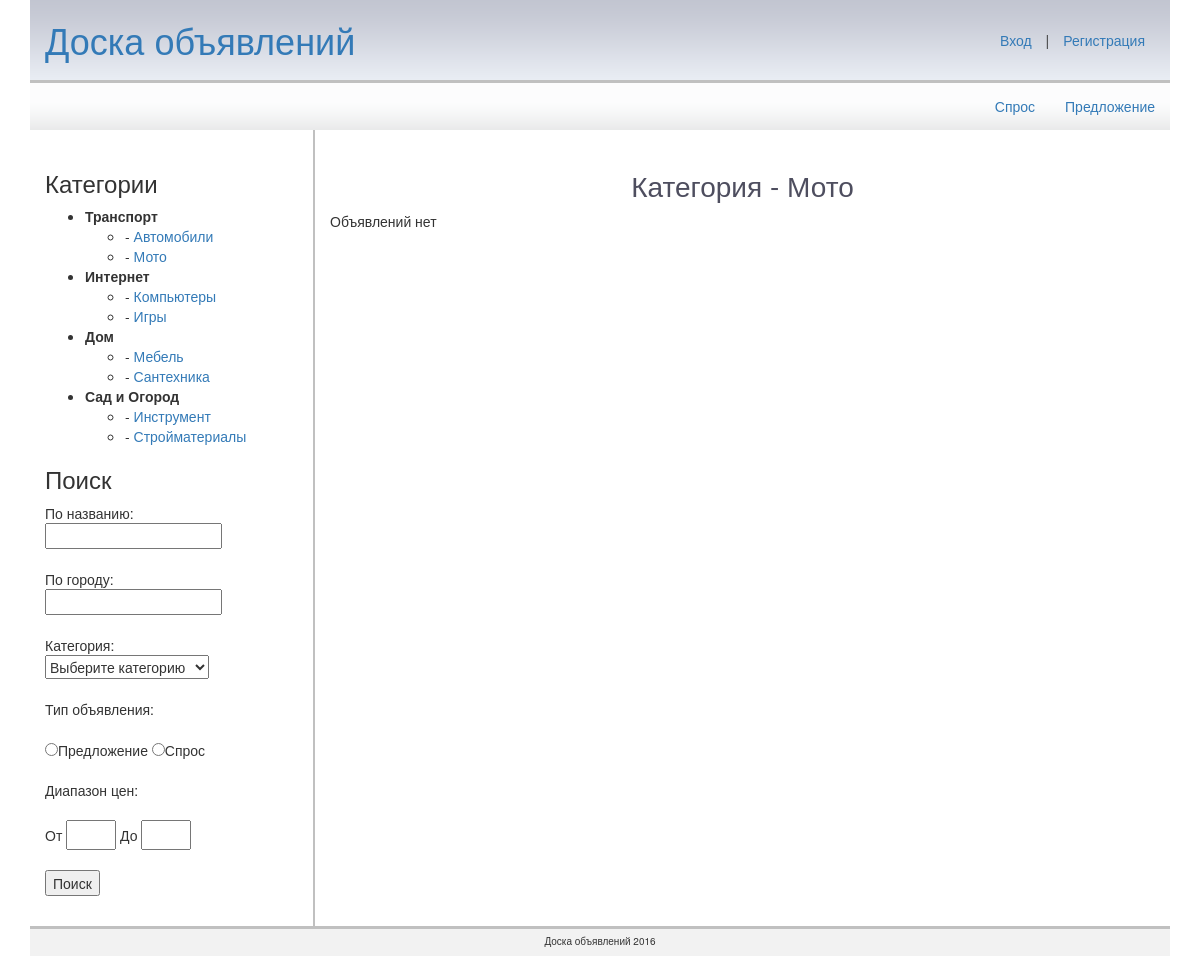
The app's page /?action=categories&id_cat=6 with its own data.
### tables this page shows
CREATE TABLE `mes_razd` (
  `id` tinyint(3) UNSIGNED NOT NULL,
  `name` varchar(255) NOT NULL
);

CREATE TABLE `mes_categories` (
  `id` tinyint(3) UNSIGNED NOT NULL,
  `name` varchar(255) NOT NULL,
  `parent_id` tinyint(4) NOT NULL DEFAULT '0'
);

### actions/categories.php (called while the page is built, shortened)
<?php
    if ( $_GET['id_cat'] ) {
        $id_cat = (int)$_GET['id_cat'];
    }
    foreach ( $categories as $item ) {
        if ( array_key_exists($id_cat, $item['next']) ) {
            $cat_name = $item['next'][$id_cat];
            break;
        }
    }
	$content = render(TEMPLATE."categories.tpl",array(
										"text" 		 => $text,
										"navigation" => $navigation,
										"id_r" 		 =>	$id_r,
										"name_razd"	 => $name_razd,
                                        "cat_name"   => $cat_name,
                                        "id_cat"     => $id_cat
										));
?>

### index.php (called while the page is built, shortened)
<?php
include "functions.php";
$categories = get_categories();
$razd = get_razdel();
$action = clear_str($_GET['action']);
if(file_exists(ACTIONS.$action.".php")) {
    include ACTIONS.$action.".php";
} else {
    include ACTIONS."main.php";
}
if ( $action != 'categories' ) {
    $m_action = "main";
}
else {
    $m_action = $action;
}
include TEMPLATE."/index.php";
?>

### template/default/menu.tpl.php (the view, shortened to what this page needs)
<nav>
	<? if($razd && is_array($razd)) :?>
		<? foreach($razd as $item) :?>
			<a href="?action=<?= $m_action; ?>&amp;id_r=<?= $item['id']; ?>&id_cat=<?= $id_cat; ?>"><?= $item['name']; ?></a>
		<? endforeach;?>
	<? endif;?>
</nav>

### template/default/categories.tpl.php (shortened to what this page needs)
<h3 class="title_page">Категория - <?= $cat_name; ?></h3>
<?php if ($text) : ?>
    <?php foreach ( $text as $item ) : ?>
        <div class="t_mess">
            <h4 class="title_p_mess">
                <a href="?action=view_mess&id=<?=$item['id'];?>"><?=$item['title'];?></a>
            </h4>
            <p class="p_mess_cat">
                <strong>Категория: </strong><?=$item['cat'];?>
                <strong>Тип объявления: </strong><?=$item['razd'];?>
                <strong>Город: </strong> <?=$item['town'];?>
            </p>
            <p class="p_mess_cat">
                <strong>Дата добавления объявления: </strong><?=date("d.m.Y",$item['date']);?>
                <strong>Цена: </strong><?=$item['price'];?>
                <strong>Автор: </strong><a href="mailto:<?=$item['email'];?>"><?=$item['uname'];?></a>
            </p>
            <p class="mess_desc">
                <img class="mini_mess" src="<?=SITE_NAME."/".MINI.$item['img'];?>">
                <?=nl2br($item['text']);?>
            </p>
        </div>
    <?php endforeach; ?>
    <?php if ($navigation) : ?>
        <ul class="pager">
            <?php if ( $navigation['first'] ) : ?>
                <li class="first">
                    <a href="?action=categories&page=1&id_cat=<?= $id_cat; ?><?= $id_r; ?>">Первая</a>
                </li>
            <?php endif; ?>
            <?php if ( $navigation['last_page'] ) : ?>
                <li>
                    <a href="?action=categories&page=<?= $navigation['last_page']; ?>&id_cat=<?= $id_cat; ?><?= $id_r; ?>">&lt;</a>
                </li>
            <?php endif; ?>
            <?php if ($navigation['previous']) : ?>
                <?php foreach ($navigation['previous'] as $val) : ?>
                    <li>
                        <a href="?action=categories&page=<?= $val; ?>&id_cat=<?= $id_cat; ?><?= $id_r; ?>"><?= $val; ?></a>
                    </li>
                <?php endforeach; ?>
            <?php endif; ?>
            <?php if ( $navigation['current'] ) : ?>
                <li>
                    <span><?= $navigation['current']; ?></span>
                </li>
            <?php endif; ?>
            <?php if ( $navigation['next'] ) : ?>
                <?php foreach ( $navigation['next'] as $v ) : ?>
                    <li>
                        <a href="?action=categories&page=<?= $v; ?>&id_cat=<?= $id_cat; ?><?= $id_r; ?>"><?= $v; ?></a>
                    </li>
                <?php endforeach; ?>
            <?php endif; ?>
            <?php if ( $navigation['next_pages'] ) : ?>
                <li>
                    <a href="?action=categories&page=<?= $navigation['next_pages']; ?>&id_cat=<?= $id_cat; ?><?= $id_r; ?>">&gt;</a>
                </li>
            <?php endif; ?>
            <?php if ( $navigation['end'] ) : ?>
                <li class="last">
                    <a href="?action=categories&page=<?= $navigation['end']; ?>&id_cat=<?= $id_cat; ?><?= $id_r; ?>">Последняя</a>
                </li>
            <?php endif; ?>
        </ul>
    <?php endif; ?>
<?php else : ?>
    <p>Объявлений нет</p>
<?php endif; ?>

### template/default/css/custom.css (style rules this page uses)
nav { border-top:3px solid #c0c0c0; background:url(../images/menu.png) repeat-x; height: 50px; }
nav a { float: right; line-height: 47px; padding: 0 15px; }
main section .title_page { text-align: center; font-size:28px; color:#4e4e5f; }

### records on screen
mes_razd: name "Предложение"
mes_razd: name "Спрос"
mes_categories: name "Мото"

### other values on screen
$value[0] "Транспорт"
$v "Автомобили"
$v "Мото"
$value[0] "Интернет"
$v "Компьютеры"
$v "Игры"
$value[0] "Дом"
$v "Мебель"
$v "Сантехника"
$value[0] "Сад и Огород"
$v "Инструмент"
$v "Стройматериалы"
